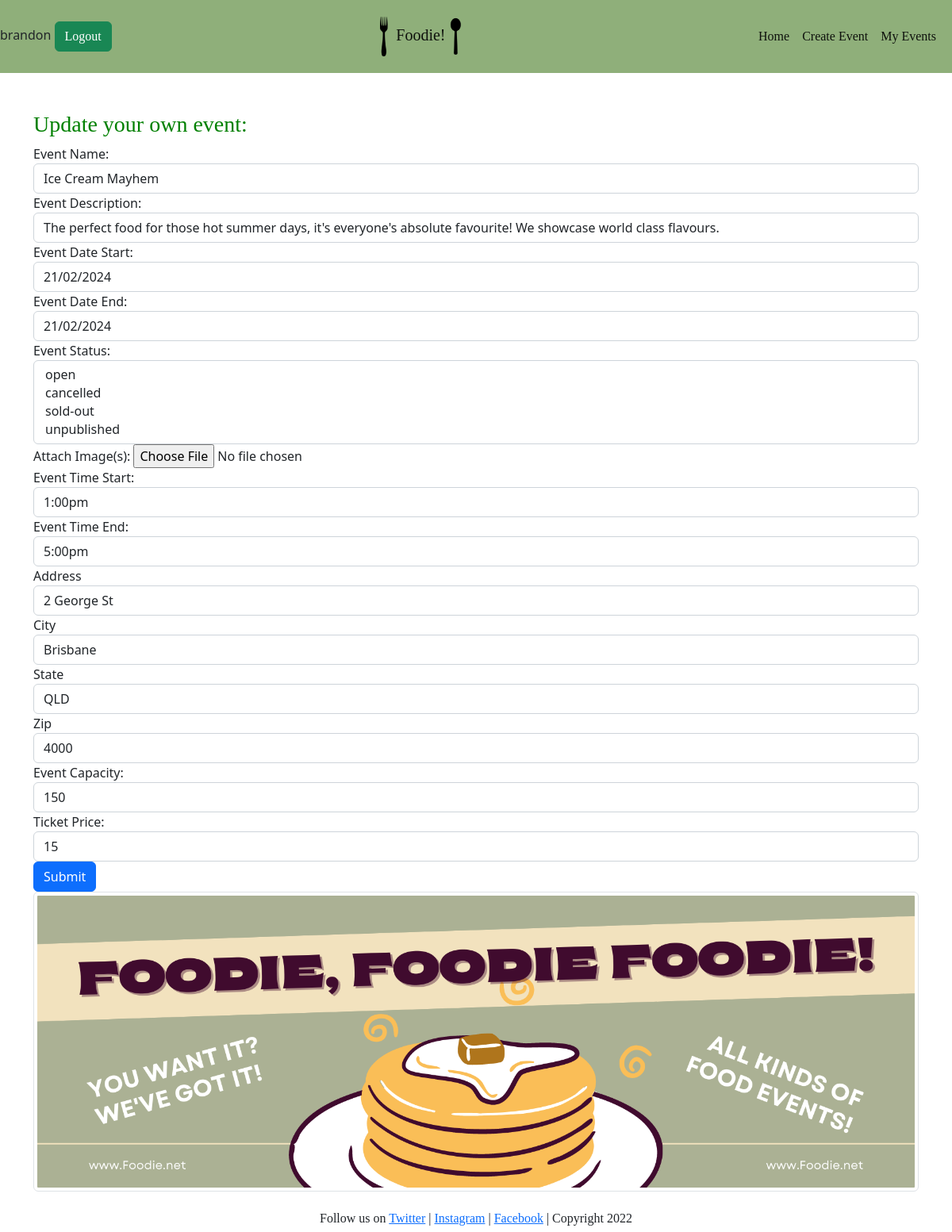
Page /events/update/8/ (signed in) on the committed database.
### files/models.py (models this page shows, shortened)
class User(db.Model, UserMixin):
    __tablename__ = 'users'
    id = db.Column(db.Integer, primary_key=True)
    name = db.Column(db.String(100), index=True, unique=True, nullable=False)
    emailid = db.Column(db.String(100), index=True, nullable=False)
    ph_number = db.Column(db.Integer, nullable=False)
    password_hash = db.Column(db.String(255), nullable=False)

class Event(db.Model):
    __tablename__ = 'events'
    id = db.Column(db.Integer, primary_key=True)
    owner_id = db.Column(db.Integer, db.ForeignKey('users.id'))
    name = db.Column(db.String(100))
    status = db.Column(db.Integer)
    description = db.Column(db.String(1000))
    date_start = db.Column(db.String(20))
    date_end = db.Column(db.String(20))
    image = db.Column(db.String(400))
    time_start = db.Column(db.String(10))
    time_end = db.Column(db.String(10))
    address = db.Column(db.String(100))
    city = db.Column(db.String(50))
    state = db.Column(db.String(50))
    zip = db.Column(db.String(6))
    capacity = db.Column(db.Integer)
    ticket_price = db.Column(db.Integer)
    reviews = db.relationship('Review', backref='event')
    def getStatus(self):
        if(self.status == 1):
            return "open"
        elif(self.status == 2):
            return "unpublished"
        elif(self.status == 3):
            return "sold-out"
        elif(self.status == 4):
            return "cancelled"

### files/events.py (the view, shortened to what this page needs)
@bp.route("/update/<id>/", methods=['GET', 'POST'])
@login_required
def update_event(id):
    event_to_update = Event.query.get_or_404(id)
    update_form = CreateEventForm()
    event_form = CreateEventForm()
    update_form.name.data = event_to_update.name
    update_form.description.data = event_to_update.description
    update_form.date_start.data = event_to_update.date_start
    update_form.date_end.data = event_to_update.date_end
    update_form.image = getImageData(event_to_update.image)
    update_form.status = [Event.getStatus(event_to_update)]
    update_form.time_start.data = event_to_update.time_start
    update_form.time_end.data = event_to_update.time_end
    update_form.address.data = event_to_update.address
    update_form.city.data = event_to_update.city
    update_form.state.data = event_to_update.state
    update_form.zip.data = event_to_update.zip
    update_form.capacity.data = event_to_update.capacity
    update_form.ticket_price.data = event_to_update.ticket_price
    return render_template('update.html', form=update_form)

### files/__init__.py (called while the page is built)
def create_app():
    app=Flask(__name__)
    app.debug=True
    app.secret_key='thisisasecretkey122'
    app.config['SQLALCHEMY_DATABASE_URI']='sqlite:///storage.db'
    db.init_app(app)
    bootstrap = Bootstrap4(app)
    login_manager = LoginManager()
    login_manager.login_view='auth.login'
    login_manager.init_app(app)
    from .models import User
    @login_manager.user_loader
    def load_user(user_id):
        return User.query.get(int(user_id))
    from .views import mainbp
    app.register_blueprint(mainbp)
    from .auth import bp
    app.register_blueprint(bp)
    from . import events
    app.register_blueprint(events.bp)
    @app.errorhandler(404)
    def not_found(e):
        return render_template('error.html'),404
    @app.errorhandler(500)
    def internal_error(e):
        return render_template('error.html'),500
    return app

### files/events.py (called while the page is built)
def getImageData(filePath):
    BASE_PATH = os.path.dirname(__file__)
    image_path = os.path.join(
        BASE_PATH, filePath
    )
    return image_path

### files/templates/update.html (shortened to what this page needs)
{% extends "base.html" %}
{% import "bootstrap/form.html" as wtf %}
{% block content %}
<div class="container">
    <div class="rom mt-5">
        <div class="col-md-12">
            <h3>Update your own event:</h3>
            {{wtf.render_form(form)}}
        </div>
    </div>
</div>
{% endblock %}

### files/templates/base.html (shortened to what this page needs)
<!doctype html>
<html lang="en">
    <head>
        <link href="https://cdn.jsdelivr.net/npm/bootstrap@5.2.1/dist/css/bootstrap.min.css" rel="stylesheet"
>
        <link href="CSS\styles.css" rel="stylesheet" type="text/css">
    </head>
    <body>
        <header>
          <nav class="navbar navbar-light" style="background-color:#8faf7a;">
            {% if current_user.is_authenticated %}
              <form class="form-inline">
                {{current_user.name}}
                <a class="btn btn-success" href="{{ url_for('auth.logout') }}"type="button" style="font-family:Cambria, Cochin, Georgia, Times, 'Times New Roman', serif;">Logout</a>
              </form>
            {% endif %}
              <nav class="navbar navbar-light">
                <div class="container-fluid">
                  <a class="navbar-brand" style="font-family:Cambria, Cochin, Georgia, Times, 'Times New Roman', serif;">
                    <img src="\static\img\fork-logo.png" class="fork" width="30" height="80">
                      Foodie!
                    <img src="\static\img\spoon-logo.png" class="spoon" width="30" height="80">
                  </a>
                </div>
              </nav>
              <nav class="navbar navbar-expand-lg" style="background-color:#8faf7a">
                <div class="container-fluid">
                  <div class="collapse navbar-collapse" style="font-family:Cambria, Cochin, Georgia, Times, 'Times New Roman', serif;" id="navbarNav">
                    <ul class="navbar-nav">
                      <li class="nav-item">
                        <a class="nav-link active" href="{{url_for('main.index')}}">Home</a>
                      </li>
                      <li class="nav-item">
                        <a class="nav-link active" href="{{url_for('event.create_update')}}">Create Event</a>
                      </li>
                      <li class="nav-item">
                        <a class="nav-link active" a href="{{url_for('main.my_events')}}">My Events</a>
                      </li>
                    </ul>
                  </div>
                </div>
              </nav>
          </nav>
        </header>
        {% block content %}
        {% endblock %}
<div class="container">
<img src="\static\img\foodie.png" class="img-thumbnail">
</div>
<footer>
<br>
<h6>Follow us on <a href="#">Twitter</a> | <a href="#">Instagram</a> | <a href="#">Facebook</a> | Copyright 2022</h6>
</footer>
</body>
</html>

### files/static/css/styles.css (style rules this page uses)
h3 { color: green;font-family:Cambria, Cochin, Georgia, Times, 'Times New Roman', serif; }
.fork { height: 50px; width: 15px }
.spoon { height: 50px; width: 15px; }
h6 { text-align: center;font-family:Cambria, Cochin, Georgia, Times, 'Times New Roman', serif; }

### files/templates/base.html (style rules this page uses)
h3 { color: green;font-family:Cambria, Cochin, Georgia, Times, 'Times New Roman', serif; }
.fork { height: 50px; width: 15px }
.spoon { height: 50px; width: 15px; }
h6 { text-align: center;font-family:Cambria, Cochin, Georgia, Times, 'Times New Roman', serif; }

### rows in the picture
User: name "brandon"
Event: name "Ice Cream Mayhem", description "The perfect food for those hot summer days, it's everyone's absolute favourite! We showcase world class flavours.", date_start "21/02/2024", date_end "21/02/2024", status "open / cancelled / sold-out / unpublished", time_start "1:00pm", time_end "5:00pm", address "2 George St", city "Brisbane", state "QLD", zip "4000", capacity "150", ticket_price "15"
